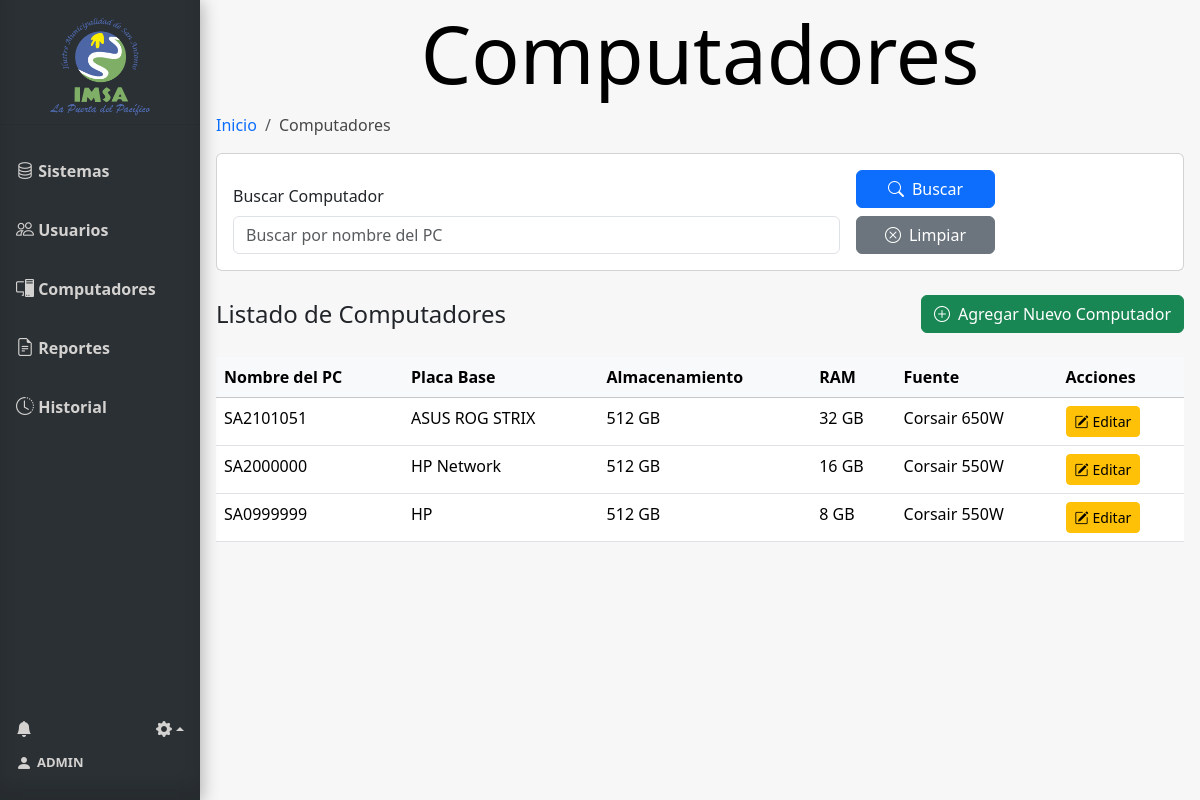
The app's page /computadores/computadores (signed in) with its own data.
### tables this page shows
CREATE TABLE Usuario (
    Id_usuario INTEGER PRIMARY KEY AUTOINCREMENT,
    Nombre_user VARCHAR(100),
    Email VARCHAR(100),
    Psw VARCHAR(100),
    id_tipo_usuario INTEGER,
    FOREIGN KEY (id_tipo_usuario) REFERENCES Tipo_usuario(id_tipo_usuario)
);

CREATE TABLE Pc (
    Id_pc INTEGER PRIMARY KEY AUTOINCREMENT,
    Nombre_pc VARCHAR(100),
    Placa VARCHAR(50),
    Almacenamiento INTEGER,  -- en GB
    Ram INTEGER,    -- en GB
    Fuente VARCHAR(100)
);

### routes/computadores.py (the view)
@computadores_bp.route('/computadores', methods=['GET'])
@login_required
def computadores():
    conn = get_db_connection()
    form = CrearComputadorForm()
    search_query = request.args.get('search', '')
    query = "SELECT * FROM Pc Where 1 = 1"
    params = []
    if search_query:
        query += ' AND Pc.Nombre_pc LIKE ?'
        params.extend(['%' + search_query + '%'])
    filtro_pcs = conn.execute(query, params).fetchall()
    conn.close()
    user = current_user
    num_notificaciones_totales = get_total_notifications(user.id)
    info_notificaciones = get_info_notifications(user.id)
    return render_template('computadores.html', form=form, filtro_pcs=filtro_pcs, user=user, num_notificaciones_totales=num_notificaciones_totales, info_notificaciones=info_notificaciones)

### forms.py
class CrearComputadorForm(FlaskForm):
    nombre_computador = StringField('Nombre del Computador', validators=[DataRequired()])
    nombre_placa = StringField('Nombre de Placa', validators=[DataRequired()])
    disco = IntegerField('Total Almacenamiento (GB)', validators=[DataRequired()])
    ram = IntegerField('Total de Ram (GB)', validators=[DataRequired()])
    fuente = StringField('Fuente de Poder', validators=[DataRequired()])
    submit = SubmitField('Guardar')

### app.py (called while the page is built)
@login_manager.user_loader
def load_user(user_id):
    from model import Usuario
    user = Usuario.get_by_id(user_id)
    return user

### model.py (called while the page is built)
def get_db_connection():
    conn = sqlite3.connect('database.db')
    conn.row_factory = sqlite3.Row
    return conn

    @staticmethod
    def get_by_id(id_usuario):
        conn = get_db_connection()
        user_data = conn.execute('SELECT * FROM Usuario WHERE Id_usuario = ?', (id_usuario,)).fetchone()
        conn.close()
        if user_data:
            return Usuario(
                user_data['Id_usuario'],
                user_data['Nombre_user'],
                user_data['Email'],
                user_data['Psw'],
                user_data['id_tipo_usuario']
            )
        return None

### templates/computadores.html (shortened to what this page needs)
{% extends 'base.html' %}
{% block head %}
<link rel="stylesheet" href="{{ url_for('static', filename='css/style_computadores.css') }}">
{% endblock %}
{% block content %}
<h1 class="block-effect" style="--td:0.3s">
    <div class="block-reveal" style="--bc: #2b3034; --d: 0.5s">Computadores</div>
</h1>
{% block breadcrumb %}
<nav aria-label="breadcrumb">
    <ol class="breadcrumb">
        <li class="breadcrumb-item"><a href="{{ url_for('sistema.index') }}">Inicio</a></li>
        <li class="breadcrumb-item active" aria-current="page">Computadores</li>
    </ol>
</nav>
{% endblock %}
<div class="card mb-4">
    <div class="card-body">
        <form method="get" action="{{ url_for('computadores.computadores') }}" id="filtro-form" class="row g-3 align-items-end">
            <div class="col-md-8">
                <label for="search" class="form-label">Buscar Computador</label>
                <input id="search" class="form-control" type="search" name="search"
                    placeholder="Buscar por nombre del PC" aria-label="Search"
                    value="{{ request.args.get('search', '') }}">
            </div>
            <div class="col-md-2">
                <button class="btn btn-primary w-100" type="submit">
                    <i class="bi bi-search me-2"></i>Buscar
                </button>
                <a class="btn btn-secondary w-100 mt-2" type="button" href="{{ url_for('computadores.computadores') }}">
                    <i class="bi bi-x-circle me-2"></i>Limpiar
                </a>
            </div>
        </form>
    </div>
</div>
<div class="d-flex justify-content-between align-items-center mb-4">
    <h2 class="h4 mb-0">Listado de Computadores</h2>
    {% if session['id_tipo_usuario'] == 1 or session['id_tipo_usuario'] == 3 %}
    <button class="btn btn-success" data-bs-toggle="modal" data-bs-target="#ModalAgregarComputador">
        <i class="bi bi-plus-circle me-2"></i>Agregar Nuevo Computador
    </button>
    {% endif %}
</div>
{% if filtro_pcs %}
<div class="table-responsive">
    <table class="table table-hover">
        <thead class="table-light">
            <tr>
                <th>Nombre del PC</th>
                <th>Placa Base</th>
                <th>Almacenamiento</th>
                <th>RAM</th>
                <th>Fuente</th>
                {% if session['id_tipo_usuario'] == 1 or session['id_tipo_usuario'] == 3 %}
                <th>Acciones</th>
                {% endif %}
            </tr>
        </thead>
        <tbody>
            {% for row in filtro_pcs %}
            <tr>
                <td>{{ row['Nombre_pc'] }}</td>
                <td>{{ row['Placa'] }}</td>
                <td>{{ row['Almacenamiento'] }} GB</td>
                <td>{{ row['Ram'] }} GB</td>
                <td>{{ row['Fuente'] }}</td>
                {% if session['id_tipo_usuario'] == 1 or session['id_tipo_usuario'] == 3 %}
                <td>
                    <a href="{{ url_for('computadores.editar_computador', id_pc=row['Id_pc']) }}" class="btn btn-sm btn-warning">
                        <i class="bi bi-pencil-square me-1"></i>Editar
                    </a>
                </td>
                {% endif %}
            </tr>
            {% endfor %}
        </tbody>
    </table>
</div>
{% else %}
<div class="alert alert-info" role="alert">
    <i class="bi bi-info-circle me-2"></i>No se encontraron registros de computadores.
</div>
{% endif %}
{% endblock %}

### templates/base.html (shortened to what this page needs)
<!doctype html>
<html lang="es">
<head>
  {% block head %} {% endblock %}
  <link rel="stylesheet" href="{{ url_for('static', filename='css/style_base.css') }}">
  <link href="https://cdn.jsdelivr.net/npm/bootstrap@5.3.3/dist/css/bootstrap.min.css" rel="stylesheet"
>
  <link href="https://cdn.jsdelivr.net/npm/bootstrap-icons/font/bootstrap-icons.css" rel="stylesheet">
</head>
<body>
  <div class="sidebar" style="display: flex; flex-direction: column; height: 100vh;">
    <div class="tituloMenu">
      <img src="{{ url_for('static', filename='img/logo.png') }}" alt="Logo-IMSA" width="100px">
    </div>
    <hr>
    <a href="{{ url_for('sistema.index') }}" class="slide_right {% if request.endpoint == 'index' %}active{% endif %}">
      <i class="bi bi-database" style="font-size: large !important;"></i>
      <b id="menu-link">Sistemas</b>
    </a>
    {% if session['id_tipo_usuario'] == 1 %}
    <a href="{{ url_for('usuarios.usuarios') }}" class="slide_right {% if request.endpoint == 'usuarios' %}active{% endif %}">
      <i class="bi bi-people" style="font-size: large !important;"></i>
      <b id="menu-link">Usuarios</b>
    </a>
    {% endif %}
    <a href="{{ url_for('computadores.computadores') }}"
      class="slide_right {% if request.endpoint == 'computadores' %}active{% endif %}">
      <i class="bi bi-pc-display" style="font-size: large !important;"></i>
      <b id="menu-link">Computadores</b>
    </a>
    {% if session['id_tipo_usuario'] == 1 %}
    <a href="{{ url_for('reportes.reportes') }}" class="slide_right {% if request.endpoint == 'reportes' %}active{% endif %}">
      <i class="bi bi-file-earmark-text" style="font-size: large !important;"></i>
      <b id="menu-link">Reportes</b>
      {% endif %}
    </a>
    <a href="{{ url_for('historial.historial') }}" class="slide_right {% if request.endpoint == 'historial' %}active{% endif %}">
      <i class="bi bi-clock-history" style="font-size: large !important;"></i>
      <b id="menu-link">Historial</b>
    </a>
    <div class="menuAbajo">
      <div class="ajuste_notificacion">
        <div class="notificacion">
          <a href="#" class="icon me-3" data-bs-toggle="modal" data-bs-target="#ModalNotifiaciones">
            <i class="bi bi-bell-fill position-relative">
            </i>
          </a>
        </div>
        <div class="ajustes btn-group dropup">
          <a href="" class="dropdown-toggle icon" data-bs-toggle="dropdown" aria-expanded="false">
            <i class="bi bi-gear-fill"></i></a>
        </div>
      </div>
      <div class="bodyCuenta">
        <a href="{{ url_for('cuenta') }}" id="cuenta">
          <i class="bi bi-person-fill" style="margin-right: 5px;"></i>
          <b style="font-size: small;"> {{ user.nombre_usuario}}</b>
        </a>
      </div>
    </div>
  </div>
  <div class="content">
    {% block content %}{% endblock %}
  </div>
</body>
</html>

### static/css/style_computadores.css (style rules this page uses)
div.content { height: 100vh; }

### static/css/style_base.css (style rules this page uses)
body { margin: 0; font-family: "Lato", sans-serif; height: 100vh; }
.content { background-color: #f7f7f7; }
*, *::before, *::after { margin: 0; padding: 0; }
.block-effect { font-size: calc(8px + 6vw); }
.block-reveal { --t: calc(var(--td) + var(--d)); color: transparent; padding: 4px; position: relative; overflow: hidden; animation: revealBlock 0s var(--t) forwards; }
.block-reveal::after { content: ''; width: 0%; height: 100%; padding-bottom: 4px; position: absolute; top: 0; left: 0; background: #FFF; animation: revealingIn var(--td) var(--d) forwards, revealingOut var(--td) var(--t) forwards; }
h1 { text-align: center; }
.tituloMenu { display: flex; flex-direction: column; margin-top: 10px; margin-bottom: 10px; align-items: center; height: 11%; }
.sidebar { margin: 0; padding: 0; width: 200px; background-color: #2b3034; position: fixed; height: 100%; overflow: auto; box-shadow: inset 0 -1em 1em rgba(0, 0, 0, 0.1), 0.1em 0.1em 1em rgba(0, 0, 0, 0.3); }
.sidebar>a { display: flex; align-items: center; color: #d4d2d0; padding: 16px; text-decoration: none; display: inline-block; cursor: pointer; box-shadow: inset 0 0 0 0 #00213e; -webkit-transition: ease-out 0.4s; -moz-transition: ease-out 0.4s; transition: ease-out 0.4s; }
div.content { margin-left: 200px; padding: 1px 16px; }
#menu-link { margin: 15px 0px 15px 0px; }
.menuAbajo { display: flex; margin-top: auto; color: #d4d2d0; padding: 16px 16px 25px 16px; flex-direction: column; }
.menuAbajo a { color: #d4d2d0; text-decoration: none; cursor: pointer; }
.bodyCuenta { width: 80%; display: flex; justify-content: start; align-content: center; }
#cuenta { display: flex; align-items: center; }
.ajuste_notificacion { display: flex; flex-direction: row; justify-content: space-between; align-items: center; width: 100%; margin-bottom: 10px; }
li a { text-decoration: none !important; }
.notificacion a { display: flex; flex-direction: row; }
.icon { transition-duration: 0.3s; -webkit-tap-highlight-color: rgba(0, 0, 0, 0); transform: translateZ(0); box-shadow: 0 0 1px rgba(0, 0, 0, 0); }
.breadcrumb-item.active { color: #474747 !important; }
#filtro-form { width: 100%; }

### records on screen
Usuario: nombre_usuario "ADMIN"
Pc: Nombre_pc "SA2101051", Placa "ASUS ROG STRIX", Almacenamiento "512", Ram "32", Fuente "Corsair 650W"
Pc: Nombre_pc "SA2000000", Placa "HP Network", Almacenamiento "512", Ram "16", Fuente "Corsair 550W"
Pc: Nombre_pc "SA0999999", Placa "HP", Almacenamiento "512", Ram "8", Fuente "Corsair 550W"
